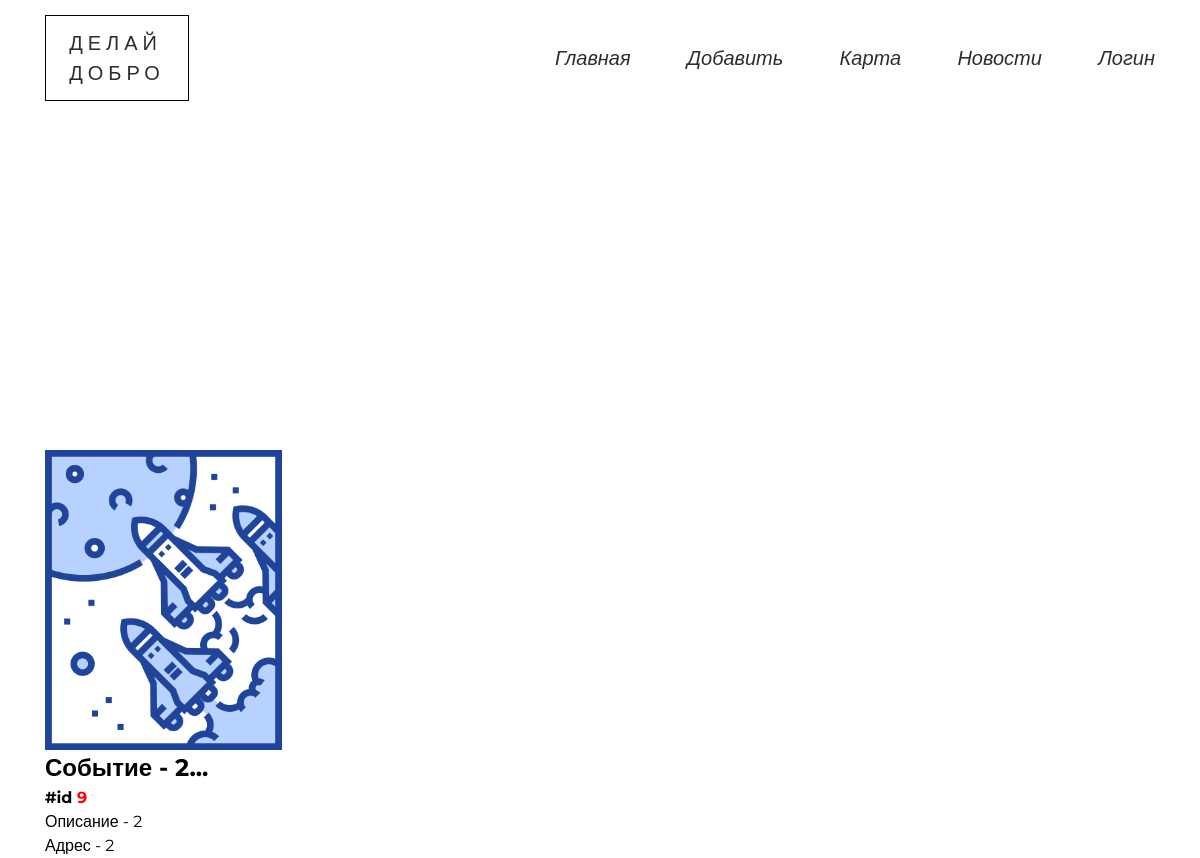
Screenshot of /event/9 with the database file from the repository.
### data/model_events.py (models this page shows)
class Event(SqlAlchemyBase, SerializerMixin):
    __tablename__ = 'events'
    id = sqlalchemy.Column(sqlalchemy.Integer,
                           primary_key=True, autoincrement=True)
    address = sqlalchemy.Column(sqlalchemy.String)
    content = sqlalchemy.Column(sqlalchemy.String)
    user_id = sqlalchemy.Column(sqlalchemy.Integer,
                                sqlalchemy.ForeignKey("users.id"))
    photo = sqlalchemy.orm.relation("File", uselist=False)
    map_photo = sqlalchemy.Column(sqlalchemy.String)
    additions = list()

### blueprints/events.py (the view)
@blueprint.route('/event/<int:event_id>')
def event(event_id):
    session = db_session.create_session()
    event = session.query(Event).get(event_id)
    return render_template('event.html', event=event)

### data/db_session.py (called while the page is built)
def create_session() -> Session:
    global __factory
    return __factory()

### templates/event.html (shortened to what this page needs)
{% extends "base.html" %}
{% block content %}
    <div class="container">
    <div class="infolist">
        <div class=''>
            <div>
                <img height="300px" alt="">
                <img src="/{{ event.photo.path if event.photo else 'static/images/none_image.png' }}" height="300px">
                <h2>Событие - {{ event.content[:15] + "..." }}</h2>
                <h4>#id <span style='color: red'>{{ event.id }}</span></h4>
                <p>Описание - {{ event.content }}</p>
            </div>
            Адрес - {{ event.address }}
            <br>
        </div>
    </div>
    </div>
{% endblock %}

### rows the page displays
Event: content "2...", id "9", content "2", address "2"
